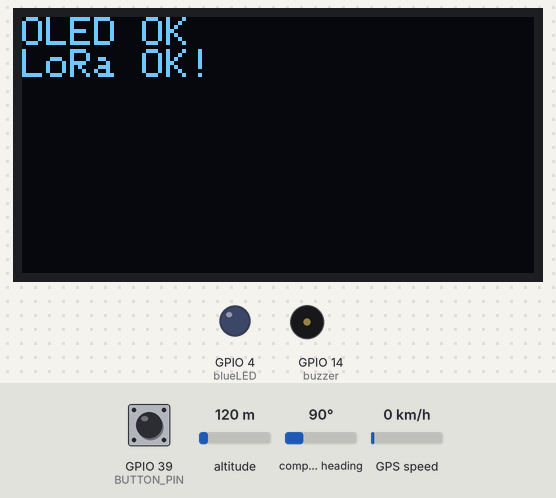
This sketch was run on a simulated ESP32. Parts: 128×64 one-colour display, output pins drawn as LEDs (lit = HIGH), buzzer (waves = sounding). Dashed ring = blinking. Inputs (shaded band) come from the test bench; at power-on: altitude 120 m, GPIO 39 (BUTTON_PIN) HIGH, compass heading 90°, GPS speed 0 km/h. The GPS gets a fix after 3 s at 37.7749, -122.4194 with 8 satellites; no radio packets arrive unless stated; what the sketch prints to the serial monitor is not drawn.

Above: at 1.2 s.
At 3.3 s:
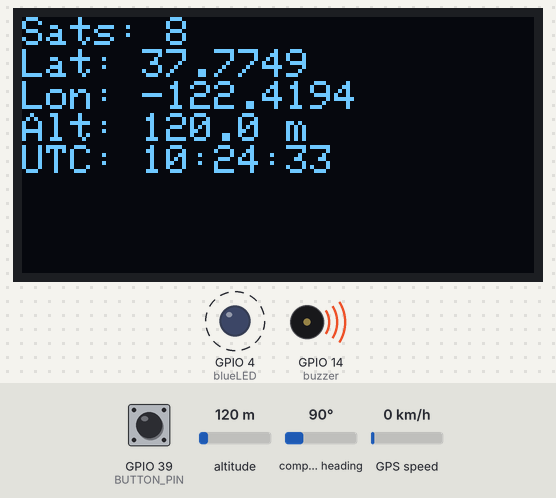
3.4 s: altitude set to 20 m
At 5.0 s:
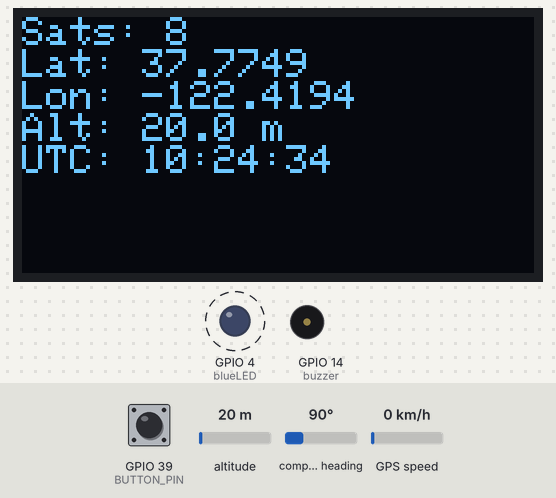
5.9 s: altitude set to 250 m
At 6.39 s:
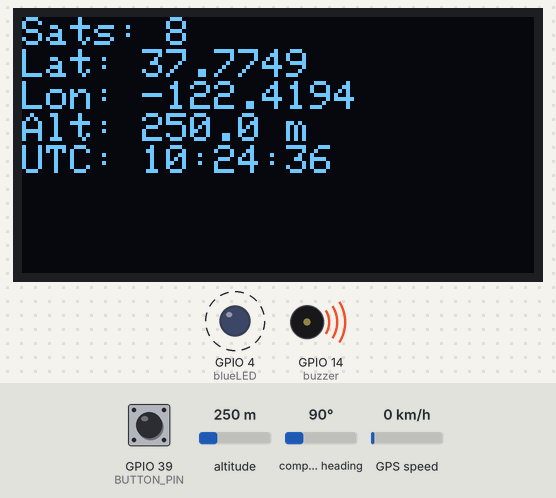
10.0 s: altitude set to 500 m
At 10.8 s:
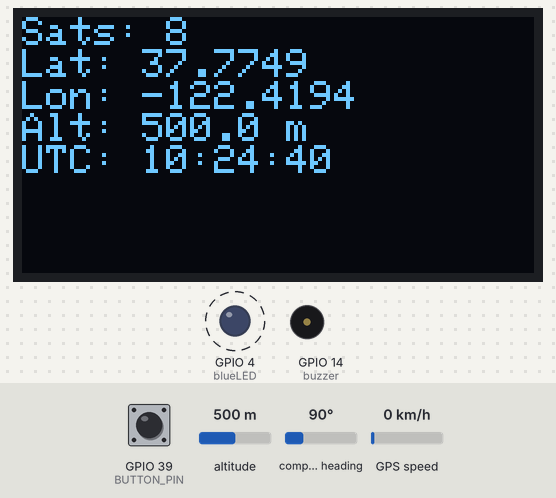
Timing chart, 0 to 15.0 s (numbered marks = the images above; inputs shaded):
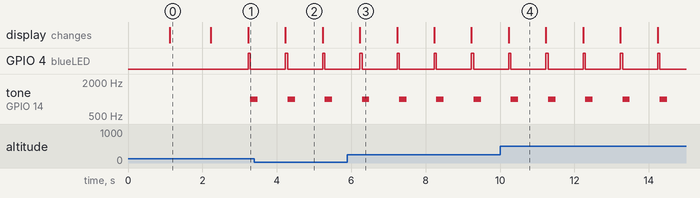

Measured:
- by itself, GPIO 4 (blueLED): alternates HIGH for 0.06 s and LOW for 0.94 s
- by itself, tone on GPIO 14 (buzzer): alternates 1000 Hz for 0.20 s and silent for 0.80 s
- what the display in image 0 shows lasts 1.1 s, from 1.1 s to 2.2 s
- what the display in image 2 shows lasts 1.0 s, from 4.2 s to 5.2 s

The sketch:

sender.ino
```cpp
#include <SPI.h>
#include <LoRa.h>
#include <TinyGPSPlus.h>
#include <Wire.h>
#include <Adafruit_GFX.h>
#include <Adafruit_SSD1306.h>

// --- Initialisation des objets ---
TinyGPSPlus gps;                      // Objet pour le parsing GPS
HardwareSerial& GpsSerial = Serial1;  // Alias pour Serial1 utilisé pour le GPS


// Configuration OLED
#define SCREEN_WIDTH 128
#define SCREEN_HEIGHT 64
#define OLED_RESET    -1      // Reset pin # (or -1 if sharing Arduino reset pin)
#define SCREEN_ADDRESS 0x3C // Adresse I2C pour OLED 128x64
Adafruit_SSD1306 display(SCREEN_WIDTH, SCREEN_HEIGHT, &Wire, OLED_RESET);

// Configuration LoRa pour TTGO T-Beam V1.2
#define LORA_SCK 5
#define LORA_MISO 19
#define LORA_MOSI 27
#define LORA_CS 18
#define LORA_RST 23   // Correction basée sur le diagramme T-Beam V1.2
#define LORA_IRQ 26   // Broche DIO0 (IRQ) LoRa

// Périphériques
const int blueLED = 4;    // Un GPIO disponible
const int buzzer = 14;    // <<< MODIFIÉ: Buzzer connecté au GPIO 14 (selon demande utilisateur)
int pktCount = 0;


// Bouton Utilisateur
#define BUTTON_PIN 39 // Bouton utilisateur (près du GPS)

void setup() {
  Serial.begin(115200);
  while (!Serial);
  Serial.println("Démarrage TTGO T-Beam V1.2...");
  Serial.println("--- ATTENTION ---");
  Serial.println("GPS Externe configuré sur RX=33, TX=25 (Connexion Manuelle)");
  Serial.println("Buzzer configuré sur Pin 14");
  Serial.println("LoRa RST configuré sur Pin 23 (Standard T-Beam V1.2)");
  Serial.println("-----------------");


  // Initialisation GPS Externe sur Serial1
  // <<< MODIFIÉ: Utilise les pins RX=33, TX=25 comme demandé
  GpsSerial.begin(9600, SERIAL_8N1, 33, 25);
  Serial.println("Serial1 (GPS Externe) initialisé sur Pins RX=33, TX=25");

  // Initialisation OLED
  Wire.begin(21, 22); // Initialise I2C sur les pins SDA=21, SCL=22
  if (!display.begin(SSD1306_SWITCHCAPVCC, SCREEN_ADDRESS)) {
    Serial.println("Echec initialisation SSD1306");
    while (1);
  }
  display.clearDisplay();
  display.setTextSize(1);
  display.setTextColor(SSD1306_WHITE);
  display.setCursor(0, 0);
  display.println("OLED OK");
  display.display();
  delay(1000);

  // Initialisation LoRa
  Serial.println("Initialisation LoRa...");
  SPI.begin(LORA_SCK, LORA_MISO, LORA_MOSI, LORA_CS);
  LoRa.setPins(LORA_CS, LORA_RST, LORA_IRQ); // Utilise LORA_RST=23

  if (!LoRa.begin(868E6)) { // Fréquence 868 MHz pour l'Europe
    Serial.println("Echec démarrage LoRa!");
    display.clearDisplay();
    display.setCursor(0, 0);
    display.println("LoRa ECHEC!");
    display.display();
    while (1);
  }
  Serial.println("LoRa OK!");
  display.println("LoRa OK!");
  display.display();
  delay(1000);

  // Initialisation des broches des périphériques
  pinMode(blueLED, OUTPUT);
  pinMode(buzzer, OUTPUT);   // <<< Utilise le pin 14 pour le buzzer
  pinMode(BUTTON_PIN, INPUT_PULLUP);

  remote_clear_display();
  Serial.println("Setup terminé. Entrée dans la boucle...");
}

// --- Le reste du code (loop, display_gps_info, print_info_json, remote_clear_display) ---
// --- reste identique à la version précédente. Assurez-vous de l'inclure.      ---

// Fonction pour envoyer une commande 'clear display' via LoRa
void remote_clear_display() {
  LoRa.beginPacket();
  pktCount++;
  LoRa.print("clearDisp");
  LoRa.endPacket();
  Serial.println("Commande 'clearDisp' envoyée via LoRa.");
}

// Fonction pour afficher les informations GPS sur le moniteur série en format JSON
void print_info_json() {
  Serial.print("{\'Valid\': \'");
  Serial.print(gps.location.isValid());
  Serial.print("\', \'Lat\': \'");
  Serial.print(gps.location.lat(), 6);
  Serial.print("\', \'Long\': \'");
  Serial.print(gps.location.lng(), 6);
  Serial.print("\', \'Satellites\': \'");
  Serial.print(gps.satellites.value());
  Serial.print("\', \'Altitude\': \'");
  Serial.print(gps.altitude.meters());
  Serial.print("\', \'Time\': \'");
  if (gps.time.isValid()) {
     Serial.printf("%02d:%02d:%02d", gps.time.hour(), gps.time.minute(), gps.time.second());
  } else {
     Serial.print("INVALID");
  }
  Serial.print("\', \'Button state\': \'");
  Serial.print(digitalRead(BUTTON_PIN) == LOW ? "Pressed" : "Released");
  Serial.println("\'}");
}

// Fonction pour afficher les informations GPS sur l'OLED
void display_gps_info() {
  display.clearDisplay();
  display.setCursor(0, 0);
  display.setTextSize(1);
  display.setTextColor(SSD1306_WHITE);

  if (gps.location.isValid()) {
    display.print("Sats: ");
    display.println(gps.satellites.value());
    display.print("Lat: ");
    display.println(gps.location.lat(), 4);
    display.print("Lon: ");
    display.println(gps.location.lng(), 4);
    display.print("Alt: ");
    display.print(gps.altitude.meters(), 1);
    display.println(" m");

    if (gps.time.isValid()) {
        display.printf("UTC: %02d:%02d:%02d", gps.time.hour(), gps.time.minute(), gps.time.second());
    } else {
        display.print("Time: N/A");
    }

  } else {
    display.println("Recherche GPS...");
    display.print("Satellites Trouves: ");
    display.println(gps.satellites.value());
    display.println("Attente fix...");
  }

  display.display();
}


void loop() {
  // --- Gestion Bouton ---
  static unsigned long lastButtonPress = 0;
  static bool buttonState = HIGH;
  bool currentButtonState = digitalRead(BUTTON_PIN);

  if (currentButtonState == LOW && buttonState == HIGH) {
    if (millis() - lastButtonPress > 500) {
        Serial.println("Bouton Appuye !");
        remote_clear_display();
        pktCount = 0;
        lastButtonPress = millis();
    }
  }
  buttonState = currentButtonState;

  // --- Traitement Données GPS ---
  while (GpsSerial.available() > 0) {
    char c = GpsSerial.read();
    // Serial.write(c);
    gps.encode(c);
  }

  // --- Actions Périodiques (toutes les secondes environ) ---
  static unsigned long lastActionTime = 0;
  unsigned long currentTime = millis();

  if (currentTime - lastActionTime >= 1000) {
      lastActionTime = currentTime;

      // Afficher info GPS sur Moniteur Série
      print_info_json();

      // Mettre à jour l'écran OLED
      display_gps_info();

      // Transmettre Paquet LoRa si GPS valide
      if (gps.location.isValid()) {
          digitalWrite(blueLED, HIGH);
          LoRa.beginPacket();
          if(gps.time.isValid()){
              LoRa.printf("UTC:%02d:%02d:%02d ", gps.time.hour(), gps.time.minute(), gps.time.second());
          }
          LoRa.print("Lat:");
          LoRa.print(gps.location.lat(), 6);
          LoRa.print(" Lon:");
          LoRa.print(gps.location.lng(), 6);
          LoRa.endPacket();
          digitalWrite(blueLED, LOW);
          Serial.println("Paquet LoRa envoye (GPS valide).");

          // Emettre un son après transmission réussie (sur Pin 14)
          tone(buzzer, 1000, 200); // 1000Hz pour 200ms

      } else {
          Serial.println("Donnees GPS invalides. Pas de paquet LoRa envoye.");
      }
  }
}
```
